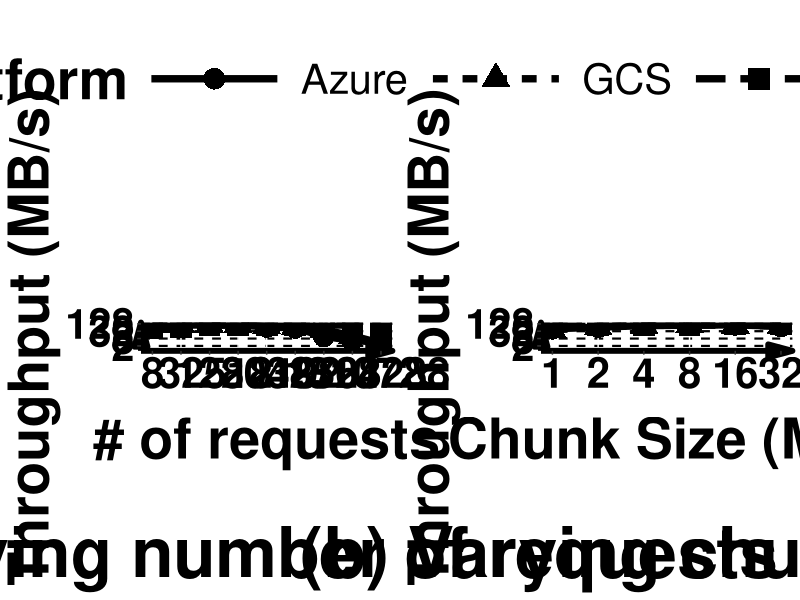

Source code (R):
library(ggplot2)
library(ggpubr)
text_size <- 30
title_size <-40
line_size <- 2.5
point_size <-7
cap_size <-50
myTheme <- theme(panel.grid.major.y = element_line(color="black", size=0.75,linetype=2))
myTheme <- myTheme + theme(legend.text = element_text(size = text_size), 
                                  legend.title = element_text(size = title_size, face="bold"), 
                                  legend.key.size = unit(4, 'cm'),
                                  legend.position = c(20, 10),
                                  legend.box="vertical",
                                  legend.margin=margin(b=4, unit="cm")) +
theme(panel.grid.major.y = element_line(color="black", size=0.75,linetype=2),
        panel.background = element_rect(fill='transparent'),
        plot.background = element_rect(fill='transparent', color=NA), 
        axis.line.y = element_line(arrow = grid::arrow(angle=15,
                                                       ends = "last", type="closed"),size=2),
        axis.line.x = element_line(arrow = grid::arrow(angle=15,
                                                       ends = "last", type="closed"),size=2))





df = read.csv(file = '../data/requests.csv')
# print(df)
p1 <- ggplot(df, aes(x=requests, y=throughput, group=Platform)) + 
geom_line(aes(linetype=Platform), size=line_size) + 
geom_point(aes(shape=Platform),size=point_size)

p1 <- p1 +
theme(axis.text.x = element_text(size=text_size, color="black" ,face="bold"),
	axis.text.y = element_text(size=text_size, color="black", face="bold"),
	axis.title.x=element_text(size=title_size, face="bold", margin = margin(t = 15, r = 0, b = 0, l = 0)),
	axis.title.y=element_text(size=title_size,face="bold")) +
xlab('# of requests') +
ylab('Throughput (MB/s)') +
labs(caption="(a) Varying number of requests") +
theme(plot.caption=element_text(hjust=0.5, margin=margin(40,0,0,0),size=cap_size, face="bold"))


p1 <- p1 + 
scale_x_continuous(trans='log2',breaks=c(0, 8,32,128,512,2048,8192,32768,131072,524288))  + 
scale_y_continuous(trans='log2',limits=c(1,128), breaks=c(2, 8,32,128))

p1 <- p1 +
myTheme


df1 = read.csv(file = '../data/chunk.csv')
# print(df)
p2 <- ggplot(df1, aes(x=chunk, y=throughput, group=Platform)) + 
geom_line(aes(linetype=Platform), size=line_size) + 
geom_point(aes(shape=Platform),size=point_size)

p2 <- p2 +
theme(axis.text.x = element_text(size=text_size, color="black" ,face="bold"),
	axis.text.y = element_text(size=text_size, color="black" ,face="bold"),
	axis.title.x=element_text(size=title_size, face="bold", margin = margin(t = 15, r = 0, b = 0, l = 0)),
	axis.title.y=element_text(size=title_size, face="bold")) +
xlab('Chunk Size (MB)') +
ylab('Throughput (MB/s)') +
labs(caption="(b) Varying chunk size") +
theme(plot.caption=element_text(hjust=0.5, margin=margin(40,0,0,0),size=cap_size, face="bold"))

p2 <- p2 + 
scale_x_continuous(trans='log2',breaks=c(1,2,4,8,16,32))  + 
scale_y_continuous(trans='log2',limits=c(1,128), breaks=c(2, 8,32,128))

p2 <- p2 +
myTheme
p <- ggarrange(p1, p2, ncol=2, nrow=1, common.legend = TRUE)

ggsave(file="throughput.eps", plot=p, width=30, height=15, device="eps")
